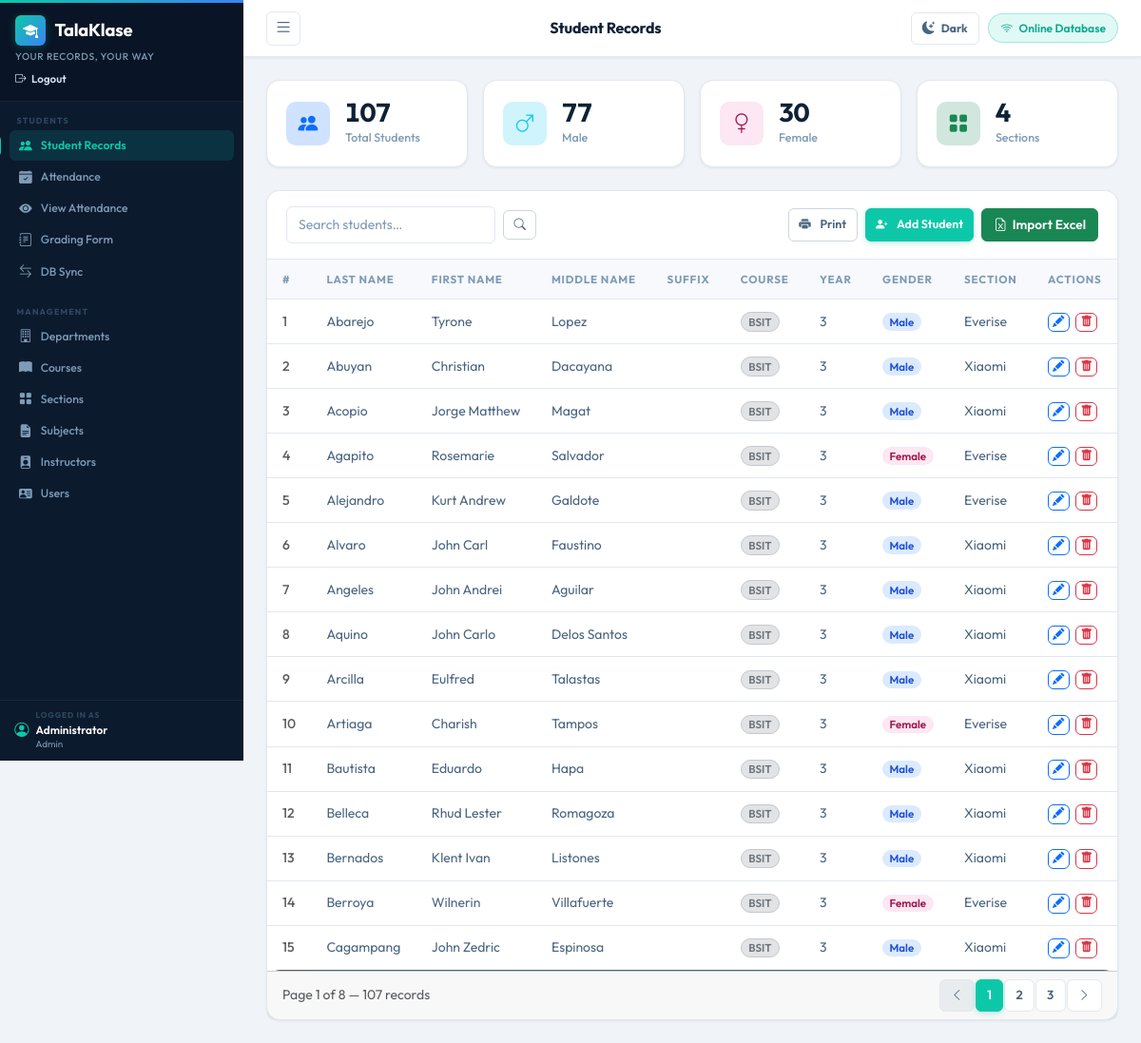
/index.php (signed in), run on the app's committed database.
### tables this page shows
CREATE TABLE `student` (
  `st_id` int(11) NOT NULL,
  `st_lastname` varchar(100) NOT NULL,
  `st_name` varchar(100) NOT NULL,
  `st_middlename` varchar(100) DEFAULT NULL,
  `st_suffix` varchar(10) DEFAULT NULL,
  `st_gender` mediumtext NOT NULL,
  `course_id` int(11) NOT NULL
);

CREATE TABLE `course` (
  `course_id` int(11) NOT NULL,
  `course_name` varchar(100) NOT NULL,
  `course_acronym` varchar(10) NOT NULL,
  `dept_id` int(11) DEFAULT NULL
);

CREATE TABLE `student_section` (
  `stsec_id` int(11) NOT NULL,
  `st_id` int(11) NOT NULL,
  `sectionID` int(11) NOT NULL,
  `yearlvl` int(5) NOT NULL
);

CREATE TABLE `section` (
  `sectionID` int(100) NOT NULL,
  `section` varchar(20) NOT NULL,
  `course_id` int(11) NOT NULL,
  `inst_id` int(11) DEFAULT NULL
);

### includes/auth.php (called while the page is built, shortened)
<?php
function can_any(array $permissions): bool {
    foreach ($permissions as $permission) {
        if (can($permission)) {
            return true;
        }
    }
    return false;
}
$PERMISSIONS = [
    'admin' => [
    'view_students',    'edit_students',
    'view_attendance',  'edit_attendance',
    'view_grades',      'edit_grades',
    'manage_departments','manage_courses',
    'manage_sections',  'manage_subjects',
    'manage_instructors','manage_users',
    'sync_settings',    'print_reports',
    'manage_score_settings',
    ],
    'instructor_admin' => [
        'view_students',    'edit_students',
        'view_attendance',  'edit_attendance',
        'view_grades',      'edit_grades',
        'manage_departments','manage_courses',
        'manage_sections',  'manage_subjects',
        'sync_settings',    'print_reports',
        'manage_score_settings',
    ],
   'instructor' => [
    'view_students',
    'edit_students',
    'view_attendance',
    'edit_attendance',
    'view_grades',
    'edit_grades',
    'manage_subjects',
    'print_reports',
],
    'viewer' => [
        'view_students',
        'view_attendance',
        'view_grades',
        'print_reports',
    ],
];
function current_user(): ?array {
    return $_SESSION['auth_user'] ?? null;
}
function can(string $permission): bool {
    global $PERMISSIONS;
    $user = current_user();
    return in_array($permission, $PERMISSIONS[$user['role']] ?? [], true);
}

### pages/students.php (the view, shortened to what this page needs)
<?php
require_once __DIR__ . '/../includes/auth.php';
$pdo = getConnection();
$page     = max(1, intval($_GET['p'] ?? 1));
$pageSize = 15;
$search   = trim($_GET['q'] ?? '');
$offset   = ($page - 1) * $pageSize;
$whereParts = [];
$params = [];
$where = $whereParts ? 'WHERE ' . implode(' AND ', $whereParts) : '';
$countSql = "SELECT COUNT(*) FROM student INNER JOIN student_section ON student.st_id=student_section.st_id $where";
$countStmt = $pdo->prepare($countSql);
$countStmt->execute($params);
$totalRecords = $countStmt->fetchColumn();
$totalPages   = max(1, ceil($totalRecords / $pageSize));
$page         = min($page, $totalPages);
$sql = "SELECT student.st_id, student.st_lastname, student.st_name, student.st_middlename,
               student.st_suffix, student.st_gender, course.course_acronym,
               student_section.yearlvl, section.section
        FROM student
        INNER JOIN course ON student.course_id = course.course_id
        INNER JOIN student_section ON student.st_id = student_section.st_id
        INNER JOIN section ON section.sectionID = student_section.sectionID
        $where
        ORDER BY student.st_lastname ASC
        LIMIT :limit OFFSET :offset";
$stmt = $pdo->prepare($sql);
$stmt->bindValue(':limit',  $pageSize, PDO::PARAM_INT);
$stmt->bindValue(':offset', $offset,   PDO::PARAM_INT);
$stmt->execute();
$students = $stmt->fetchAll();
$sectionsSql = "SELECT sectionID, section FROM section";
$sectionsParams = [];
$sectionsSql .= " ORDER BY section";
$sectionsStmt = $pdo->prepare($sectionsSql);
$sectionsStmt->execute($sectionsParams);
$sections = $sectionsStmt->fetchAll();
?>
<div class="row g-3 mb-4">
  <div class="col-6 col-md-3">
    <div class="stat-card">
      <div class="d-flex align-items-center gap-3">
        <div class="stat-icon bg-primary-subtle text-primary"><i class="bi bi-people-fill"></i></div>
        <div>
          <div class="stat-value"><?= $totalRecords ?></div>
          <div class="stat-label">Total Students</div>
        </div>
      </div>
    </div>
  </div>
  <?php
  $maleWhere = $where ? $where . " AND student.st_gender='Male'" : "WHERE student.st_gender='Male'";
  $femaleWhere = $where ? $where . " AND student.st_gender='Female'" : "WHERE student.st_gender='Female'";
  $maleSql = "SELECT COUNT(*) FROM student INNER JOIN student_section ON student.st_id=student_section.st_id $maleWhere";
  $femaleSql = "SELECT COUNT(*) FROM student INNER JOIN student_section ON student.st_id=student_section.st_id $femaleWhere";
  $maleStmt = $pdo->prepare($maleSql);
  $femaleStmt = $pdo->prepare($femaleSql);
  $maleStmt->execute($params);
  $femaleStmt->execute($params);
  $male   = $maleStmt->fetchColumn();
  $female = $femaleStmt->fetchColumn();
  ?>
  <div class="col-6 col-md-3">
    <div class="stat-card">
      <div class="d-flex align-items-center gap-3">
        <div class="stat-icon bg-info-subtle text-info"><i class="bi bi-gender-male"></i></div>
        <div>
          <div class="stat-value"><?= $male ?></div>
          <div class="stat-label">Male</div>
        </div>
      </div>
    </div>
  </div>
  <div class="col-6 col-md-3">
    <div class="stat-card">
      <div class="d-flex align-items-center gap-3">
        <div class="stat-icon bg-pink-subtle" style="background:#fce7f3;color:#9d174d"><i class="bi bi-gender-female"></i></div>
        <div>
          <div class="stat-value"><?= $female ?></div>
          <div class="stat-label">Female</div>
        </div>
      </div>
    </div>
  </div>
  <div class="col-6 col-md-3">
    <div class="stat-card">
      <div class="d-flex align-items-center gap-3">
        <div class="stat-icon bg-success-subtle text-success"><i class="bi bi-grid-fill"></i></div>
        <div>
          <div class="stat-value"><?= count($sections) ?></div>
          <div class="stat-label">Sections</div>
        </div>
      </div>
    </div>
  </div>
</div>
<div class="card">
  <div class="card-header d-flex flex-wrap gap-2 align-items-center justify-content-between">
    <form method="GET" class="d-flex gap-2 align-items-center">
      <input type="search" name="q" class="form-control form-control-sm" placeholder="Search students…" value="<?= htmlspecialchars($search) ?>" style="width:220px"/>
      <button class="btn btn-sm btn-outline-secondary"><i class="bi bi-search"></i></button>
    </form>
    <div class="d-flex gap-2">
      <button class="btn btn-outline-secondary btn-sm" onclick="printStudents()">
        <i class="bi bi-printer-fill me-1"></i> Print
      </button>
      <?php if (can('edit_students')): ?>
      <button class="btn btn-primary btn-sm" data-bs-toggle="modal" data-bs-target="#addModal">
        <i class="bi bi-person-plus-fill me-1"></i> Add Student
      </button>
	  <button
    class="btn btn-success"
    data-bs-toggle="modal"
    data-bs-target="#importStudentsModal">
    <i class="bi bi-file-earmark-excel"></i>
    Import Excel
</button>
      <?php endif; ?>
    </div>
  </div>
  <div class="table-responsive">
    <table class="table table-hover mb-0">
      <thead>
        <tr>
          <th>#</th>
          <th>Last Name</th>
          <th>First Name</th>
          <th>Middle Name</th>
          <th>Suffix</th>
          <th>Course</th>
          <th>Year</th>
          <th>Gender</th>
          <th>Section</th>
          <?php if (can('edit_students')): ?><th>Actions</th><?php endif; ?>
        </tr>
      </thead>
      <tbody>
        <?php if (empty($students)): ?>
          <tr><td colspan="<?= can('edit_students') ? 10 : 9 ?>" class="text-center text-muted py-4"><i class="bi bi-inbox me-2"></i>No students found.</td></tr>
        <?php else: foreach ($students as $i => $s): ?>
          <tr>
            <td class="text-muted"><?= $offset + $i + 1 ?></td>
            <td><?= htmlspecialchars($s['st_lastname']) ?></td>
            <td><?= htmlspecialchars($s['st_name']) ?></td>
            <td><?= htmlspecialchars($s['st_middlename']) ?></td>
            <td><?= htmlspecialchars($s['st_suffix']) ?></td>
            <td><span class="badge bg-secondary-subtle text-secondary border border-secondary-subtle"><?= htmlspecialchars($s['course_acronym']) ?></span></td>
            <td><?= htmlspecialchars($s['yearlvl']) ?></td>
            <td>
              <span class="badge <?= $s['st_gender']==='Male'?'badge-gender-male':'badge-gender-female' ?>">
                <?= htmlspecialchars($s['st_gender']) ?>
              </span>
            </td>
            <td><?= htmlspecialchars($s['section']) ?></td>
            <?php if (can('edit_students')): ?>
            <td>
              <button class="btn btn-xs btn-outline-primary btn-sm py-0 px-1"
                onclick="openEdit(<?= htmlspecialchars(json_encode($s)) ?>)">
                <i class="bi bi-pencil-fill"></i>
              </button>
              <button class="btn btn-xs btn-outline-danger btn-sm py-0 px-1 ms-1"
                onclick="deleteStudent(<?= $s['st_id'] ?>, '<?= htmlspecialchars($s['st_lastname'].', '.$s['st_name']) ?>')">
                <i class="bi bi-trash-fill"></i>
              </button>
            </td>
            <?php endif; ?>
          </tr>
        <?php endforeach; endif; ?>
      </tbody>
    </table>
  </div>
  <div class="card-footer d-flex align-items-center justify-content-between">
    <small class="text-muted">Page <?= $page ?> of <?= $totalPages ?> &mdash; <?= $totalRecords ?> records</small>
    <nav>
      <ul class="pagination pagination-sm mb-0">
        <li class="page-item <?= $page<=1?'disabled':'' ?>">
          <a class="page-link" href="?page=students&p=<?= $page-1 ?>&q=<?= urlencode($search) ?>"><i class="bi bi-chevron-left"></i></a>
        </li>
        <?php for ($pg=max(1,$page-2); $pg<=min($totalPages,$page+2); $pg++): ?>
          <li class="page-item <?= $pg==$page?'active':'' ?>">
            <a class="page-link" href="?page=students&p=<?= $pg ?>&q=<?= urlencode($search) ?>"><?= $pg ?></a>
          </li>
        <?php endfor; ?>
        <li class="page-item <?= $page>=$totalPages?'disabled':'' ?>">
          <a class="page-link" href="?page=students&p=<?= $page+1 ?>&q=<?= urlencode($search) ?>"><i class="bi bi-chevron-right"></i></a>
        </li>
      </ul>
    </nav>
  </div>
</div>

### index.php (shortened to what this page needs)
<?php
require_once 'includes/auth.php';
$page = $_GET['page'] ?? 'students';
$titles = [
  'students'=>'Student Records','attendance'=>'Attendance','view_attendance'=>'View Attendance',
  'print_attendance'=>'Print Attendance','grades'=>'Grading Form','score_settings'=>'Score Settings',
  'courses'=>'Courses','departments'=>'Departments','instructors'=>'Instructors','instructor_accounts'=>'Instructor Accounts',
  'sections'=>'Sections','subjects'=>'Subjects','sync'=>'Database Sync'
];
$currentTitle = $titles[$page] ?? 'Dashboard';
$hasManagementAccess = can_any(['manage_departments','manage_courses','manage_sections','manage_subjects','manage_instructors','manage_users']);
?>
<!DOCTYPE html>
<html lang="en">
<head>
  <link rel="stylesheet" href="https://cdnjs.cloudflare.com/ajax/libs/bootstrap/5.3.2/css/bootstrap.min.css"/>
  <link rel="stylesheet" href="https://cdnjs.cloudflare.com/ajax/libs/bootstrap-icons/1.11.3/font/bootstrap-icons.min.css"/>
  <link rel="stylesheet" href="assets/css/style.css"/>
</head>
<body>
<div id="wrapper">
  <div id="sidebar">
    <div class="sidebar-header">
      <div class="sidebar-logo">
        <div class="logo-icon"><i class="bi bi-mortarboard-fill"></i></div>
        <span>TalaKlase</span>
      </div>
      <div class="sidebar-subtitle">Your Records, Your Way</div>
      <a href="logout.php" class="sidebar-logout">
        <i class="bi bi-box-arrow-right"></i> Logout
      </a>
    </div>
    <nav class="sidebar-nav">
      <?php if (can('view_students') || can('edit_attendance') || can('view_attendance') || can('view_grades') || can('sync_settings')): ?>
      <div class="nav-section-label">Students</div>
      <?php endif; ?>
      <?php if (can('view_students')): ?>
      <a href="?page=students" class="nav-link <?= $page==='students'?'active':'' ?>">
        <i class="bi bi-people-fill"></i> Student Records
      </a>
      <?php endif; ?>
     <?php if (can('edit_attendance')): ?>
	<a href="?page=attendance" class="nav-link <?= $page==='attendance'?'active':'' ?>">
	<i class="bi bi-calendar-check-fill"></i> Attendance
	</a>
	<?php endif; ?>
      <?php if (can('view_attendance')): ?>
      <a href="?page=view_attendance" class="nav-link <?= $page==='view_attendance'?'active':'' ?>">
        <i class="bi bi-eye-fill"></i> View Attendance
      </a>
      <?php endif; ?>
      <?php if (can('view_grades')): ?>
      <a href="?page=grades" class="nav-link <?= $page==='grades'?'active':'' ?>">
        <i class="bi bi-journal-text"></i> Grading Form
      </a>
      <?php endif; ?>
      <?php if (can('sync_settings')): ?>
	<a href="?page=sync" class="nav-link <?= $page==='sync'?'active':'' ?>">
	<i class="bi bi-arrow-left-right"></i> DB Sync
	</a>
	<?php endif; ?>
      <?php if ($hasManagementAccess): ?>
    <div class="nav-section-label mt-3">Management</div>
      <?php if (can('manage_departments')): ?>
    <a href="?page=departments" class="nav-link <?= $page==='departments'?'active':'' ?>">
      <i class="bi bi-building"></i> Departments
    </a>
    <?php endif; ?>
      <?php if (can('manage_courses')): ?>
    <a href="?page=courses" class="nav-link <?= $page==='courses'?'active':'' ?>">
      <i class="bi bi-book-fill"></i> Courses
    </a>
    <?php endif; ?>
      <?php if (can('manage_sections')): ?>
    <a href="?page=sections" class="nav-link <?= $page==='sections'?'active':'' ?>">
      <i class="bi bi-grid-fill"></i> Sections
    </a>
    <?php endif; ?>
      <?php if (can('manage_subjects')): ?>
    <a href="?page=subjects" class="nav-link <?= $page==='subjects'?'active':'' ?>">
      <i class="bi bi-file-earmark-text-fill"></i> Subjects
    </a>
    <?php endif; ?>
      <?php if (can('manage_instructors')): ?>
    <a href="?page=instructors" class="nav-link <?= $page==='instructors'?'active':'' ?>">
      <i class="bi bi-person-badge-fill"></i> Instructors
    </a>
    <?php endif; ?>
      <?php if (can('manage_users')): ?>
    <a href="?page=instructor_accounts" class="nav-link <?= $page==='instructor_accounts'?'active':'' ?>">
      <i class="bi bi-person-vcard-fill"></i> Users
    </a>
      <?php endif; ?>
      <?php endif; ?>
    </nav>
    <div class="sidebar-footer">
      <div class="sidebar-user">
        <i class="bi bi-person-circle"></i>
        <div>
          <div class="sidebar-user-label">Logged in as</div>
          <div class="sidebar-user-name"><?= htmlspecialchars(current_user()['name'] ?? 'User') ?></div>
          <div class="sidebar-user-role"><?= htmlspecialchars(current_user()['role'] ?? '') ?></div>
        </div>
      </div>
    </div>
  </div>
  <div id="page-content">
    <div class="top-bar">
      <button class="btn" id="sidebarToggle" aria-label="Toggle sidebar">
        <i class="bi bi-list" style="font-size:1.2rem;"></i>
      </button>
      <h5 class="mb-0 page-title"><?= htmlspecialchars($currentTitle) ?></h5>
      <div class="top-actions">
        <button class="theme-toggle" id="themeToggle" type="button" aria-label="Switch to dark mode">
        </button>
        <div class="db-badge">
          <i class="bi bi-wifi"></i>
          <span><?= htmlspecialchars($_SESSION['db_source'] ?? '...') ?></span>
        </div>
      </div>
    </div>
    <div class="content-area">
      <?php include "pages/{$page}.php"; ?>
    </div>
  </div>
</div>
<div class="toast-container position-fixed bottom-0 end-0 p-3" style="z-index:9999">
</div>
</body>
</html>

### data on the page
student: i "1", st_lastname "Abarejo", st_name "Tyrone", st_middlename "Lopez", course.course_acronym "BSIT", student_section.yearlvl "3", st_gender "Male", section.section "Everise"
student: i "2", st_lastname "Abuyan", st_name "Christian", st_middlename "Dacayana", course.course_acronym "BSIT", student_section.yearlvl "3", st_gender "Male", section.section "Xiaomi"
student: i "3", st_lastname "Acopio", st_name "Jorge Matthew", st_middlename "Magat", course.course_acronym "BSIT", student_section.yearlvl "3", st_gender "Male", section.section "Xiaomi"
student: i "4", st_lastname "Agapito", st_name "Rosemarie", st_middlename "Salvador", course.course_acronym "BSIT", student_section.yearlvl "3", st_gender "Female", section.section "Everise"
student: i "5", st_lastname "Alejandro", st_name "Kurt Andrew", st_middlename "Galdote", course.course_acronym "BSIT", student_section.yearlvl "3", st_gender "Male", section.section "Everise"
student: i "6", st_lastname "Alvaro", st_name "John Carl", st_middlename "Faustino", course.course_acronym "BSIT", student_section.yearlvl "3", st_gender "Male", section.section "Xiaomi"
student: i "7", st_lastname "Angeles", st_name "John Andrei", st_middlename "Aguilar", course.course_acronym "BSIT", student_section.yearlvl "3", st_gender "Male", section.section "Xiaomi"
student: i "8", st_lastname "Aquino", st_name "John Carlo", st_middlename "Delos Santos", course.course_acronym "BSIT", student_section.yearlvl "3", st_gender "Male", section.section "Xiaomi"
student: i "9", st_lastname "Arcilla", st_name "Eulfred", st_middlename "Talastas", course.course_acronym "BSIT", student_section.yearlvl "3", st_gender "Male", section.section "Xiaomi"
student: i "10", st_lastname "Artiaga", st_name "Charish", st_middlename "Tampos", course.course_acronym "BSIT", student_section.yearlvl "3", st_gender "Female", section.section "Everise"
student: i "11", st_lastname "Bautista", st_name "Eduardo", st_middlename "Hapa", course.course_acronym "BSIT", student_section.yearlvl "3", st_gender "Male", section.section "Xiaomi"
student: i "12", st_lastname "Belleca", st_name "Rhud Lester", st_middlename "Romagoza", course.course_acronym "BSIT", student_section.yearlvl "3", st_gender "Male", section.section "Xiaomi"
student: i "13", st_lastname "Bernados", st_name "Klent Ivan", st_middlename "Listones", course.course_acronym "BSIT", student_section.yearlvl "3", st_gender "Male", section.section "Xiaomi"
student: i "14", st_lastname "Berroya", st_name "Wilnerin", st_middlename "Villafuerte", course.course_acronym "BSIT", student_section.yearlvl "3", st_gender "Female", section.section "Everise"
student: i "15", st_lastname "Cagampang", st_name "John Zedric", st_middlename "Espinosa", course.course_acronym "BSIT", student_section.yearlvl "3", st_gender "Male", section.section "Xiaomi"

### other printed values
current_user()['name'] "Administrator"
current_user()['role'] "Admin"
$currentTitle "Student Records"
$_SESSION['db_source'] "Online Database"
$totalRecords "107"
$male "77"
$female "30"
count($sections) "4"
$page "1"
$totalPages "8"
